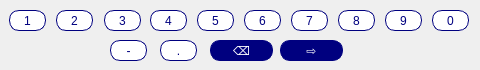
<?xml version="1.0" encoding="UTF-8"?>
<ui version="4.0">
 <class>Form</class>
 <widget class="QWidget" name="Form">
  <property name="geometry">
   <rect>
    <x>0</x>
    <y>0</y>
    <width>480</width>
    <height>70</height>
   </rect>
  </property>
  <property name="cursor">
   <cursorShape>ArrowCursor</cursorShape>
  </property>
  <property name="windowTitle">
   <string>Form</string>
  </property>
  <property name="styleSheet">
   <string notr="true">QPushButton {
	border-radius: 10px;
	font: 16px &quot;Poppins&quot;;
	border: 1px solid #00007f;
	background-color: white;
	color: #00007f;
}</string>
  </property>
  <widget class="QPushButton" name="btn10">
   <property name="geometry">
    <rect>
     <x>432</x>
     <y>10</y>
     <width>37</width>
     <height>21</height>
    </rect>
   </property>
   <property name="styleSheet">
    <string notr="true">border-radius: 10px;
background-color: rgb(255, 255, 255);
font: 11pt &quot;Poppins&quot;;
</string>
   </property>
   <property name="text">
    <string>0</string>
   </property>
  </widget>
  <widget class="QPushButton" name="btn3">
   <property name="geometry">
    <rect>
     <x>104</x>
     <y>10</y>
     <width>37</width>
     <height>21</height>
    </rect>
   </property>
   <property name="styleSheet">
    <string notr="true">border-radius: 10px;
background-color: rgb(255, 255, 255);
font: 11pt &quot;Poppins&quot;;
</string>
   </property>
   <property name="text">
    <string>3</string>
   </property>
  </widget>
  <widget class="QPushButton" name="btn6">
   <property name="geometry">
    <rect>
     <x>244</x>
     <y>10</y>
     <width>37</width>
     <height>21</height>
    </rect>
   </property>
   <property name="styleSheet">
    <string notr="true">border-radius: 10px;
background-color: rgb(255, 255, 255);
font: 11pt &quot;Poppins&quot;;
</string>
   </property>
   <property name="text">
    <string>6</string>
   </property>
  </widget>
  <widget class="QPushButton" name="btn13">
   <property name="geometry">
    <rect>
     <x>210</x>
     <y>40</y>
     <width>63</width>
     <height>21</height>
    </rect>
   </property>
   <property name="styleSheet">
    <string notr="true">border-radius: 10px;
background-color: #00007f;
font: 12pt &quot;Poppins&quot;;
color: rgb(255, 255, 255);
</string>
   </property>
   <property name="text">
    <string>⌫</string>
   </property>
  </widget>
  <widget class="QPushButton" name="btn2">
   <property name="geometry">
    <rect>
     <x>56</x>
     <y>10</y>
     <width>37</width>
     <height>21</height>
    </rect>
   </property>
   <property name="styleSheet">
    <string notr="true">border-radius: 10px;
background-color: rgb(255, 255, 255);
font: 11pt &quot;Poppins&quot;;
</string>
   </property>
   <property name="text">
    <string>2</string>
   </property>
  </widget>
  <widget class="QPushButton" name="btn1">
   <property name="geometry">
    <rect>
     <x>9</x>
     <y>10</y>
     <width>37</width>
     <height>21</height>
    </rect>
   </property>
   <property name="styleSheet">
    <string notr="true">border-radius: 10px;
background-color: rgb(255, 255, 255);
font: 11pt &quot;Poppins&quot;;
</string>
   </property>
   <property name="text">
    <string>1</string>
   </property>
  </widget>
  <widget class="QPushButton" name="btn9">
   <property name="geometry">
    <rect>
     <x>385</x>
     <y>10</y>
     <width>37</width>
     <height>21</height>
    </rect>
   </property>
   <property name="styleSheet">
    <string notr="true">border-radius: 10px;
background-color: rgb(255, 255, 255);
font: 11pt &quot;Poppins&quot;;
</string>
   </property>
   <property name="text">
    <string>9</string>
   </property>
  </widget>
  <widget class="QPushButton" name="btn14">
   <property name="geometry">
    <rect>
     <x>280</x>
     <y>40</y>
     <width>63</width>
     <height>21</height>
    </rect>
   </property>
   <property name="styleSheet">
    <string notr="true">border-radius: 10px;
background-color: #00007f;
font: 20pt &quot;MS Shell Dlg 2&quot;;
color: rgb(255, 255, 255);</string>
   </property>
   <property name="text">
    <string>⇨</string>
   </property>
  </widget>
  <widget class="QPushButton" name="btn7">
   <property name="geometry">
    <rect>
     <x>291</x>
     <y>10</y>
     <width>37</width>
     <height>21</height>
    </rect>
   </property>
   <property name="styleSheet">
    <string notr="true">border-radius: 10px;
background-color: rgb(255, 255, 255);
font: 11pt &quot;Poppins&quot;;
</string>
   </property>
   <property name="text">
    <string>7</string>
   </property>
  </widget>
  <widget class="QPushButton" name="btn12">
   <property name="geometry">
    <rect>
     <x>160</x>
     <y>40</y>
     <width>37</width>
     <height>21</height>
    </rect>
   </property>
   <property name="styleSheet">
    <string notr="true">border-radius: 10px;
background-color: rgb(255, 255, 255);
font: 11pt &quot;Poppins&quot;;
</string>
   </property>
   <property name="text">
    <string>.</string>
   </property>
  </widget>
  <widget class="QPushButton" name="btn5">
   <property name="geometry">
    <rect>
     <x>197</x>
     <y>10</y>
     <width>37</width>
     <height>21</height>
    </rect>
   </property>
   <property name="styleSheet">
    <string notr="true">border-radius: 10px;
background-color: rgb(255, 255, 255);
font: 11pt &quot;Poppins&quot;;
</string>
   </property>
   <property name="text">
    <string>5</string>
   </property>
  </widget>
  <widget class="QPushButton" name="btn8">
   <property name="geometry">
    <rect>
     <x>338</x>
     <y>10</y>
     <width>37</width>
     <height>21</height>
    </rect>
   </property>
   <property name="styleSheet">
    <string notr="true">border-radius: 10px;
background-color: rgb(255, 255, 255);
font: 11pt &quot;Poppins&quot;;
</string>
   </property>
   <property name="text">
    <string>8</string>
   </property>
  </widget>
  <widget class="QPushButton" name="btn4">
   <property name="geometry">
    <rect>
     <x>150</x>
     <y>10</y>
     <width>37</width>
     <height>21</height>
    </rect>
   </property>
   <property name="styleSheet">
    <string notr="true">border-radius: 10px;
background-color: rgb(255, 255, 255);
font: 11pt &quot;Poppins&quot;;
</string>
   </property>
   <property name="text">
    <string>4</string>
   </property>
  </widget>
  <widget class="QPushButton" name="btn11">
   <property name="geometry">
    <rect>
     <x>110</x>
     <y>40</y>
     <width>37</width>
     <height>21</height>
    </rect>
   </property>
   <property name="styleSheet">
    <string notr="true">border-radius: 10px;
background-color: rgb(255, 255, 255);
font: 11pt &quot;Poppins&quot;;
</string>
   </property>
   <property name="text">
    <string>-</string>
   </property>
  </widget>
 </widget>
 <resources/>
 <connections/>
</ui>
